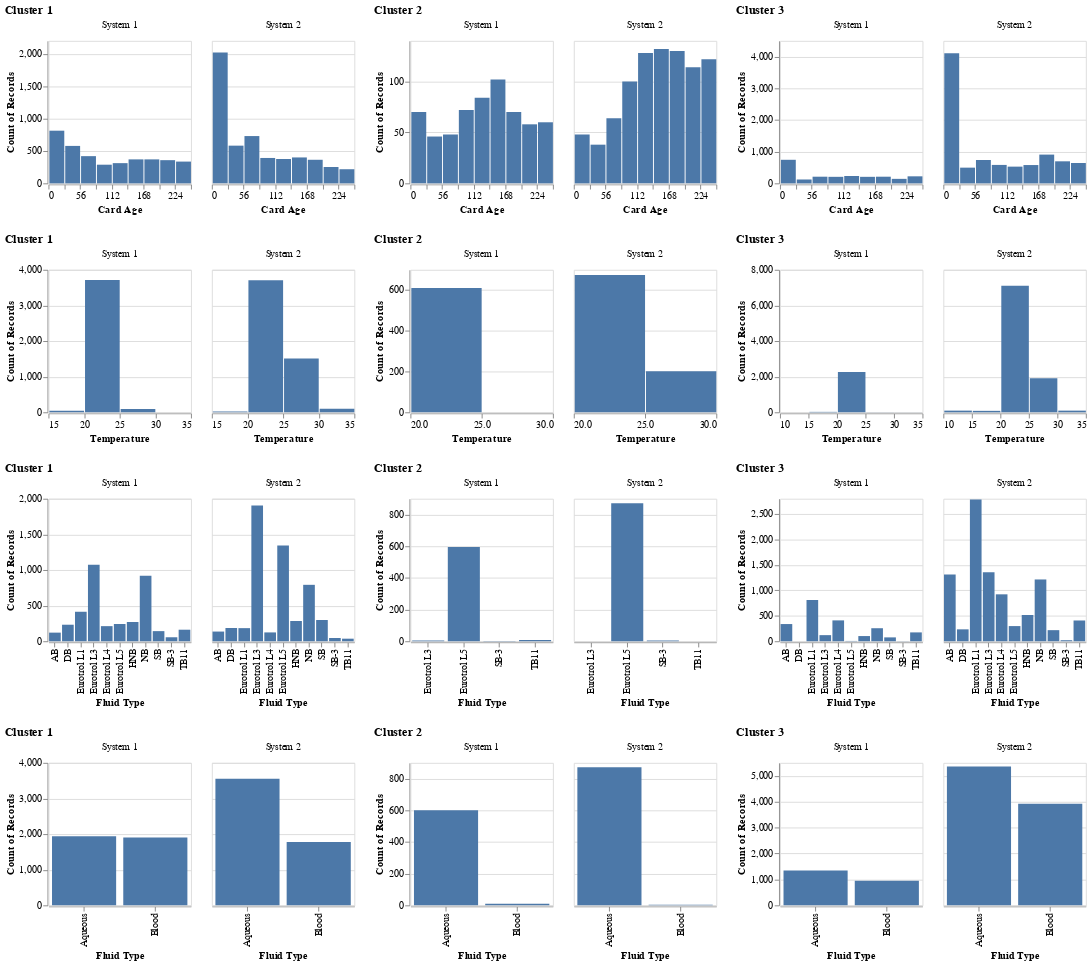

The cell this chart's notebook holds for it:
### Code cell
# Plot the feature distribution
plot_sensor_data(B_sample_window_zero, y_pred)
